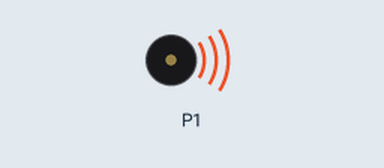
A program run on a simulated BBC micro:bit running MicroPython. Parts: buzzer (waves = sounding).

Above: at 0.3 s.
Timing chart, 0 to 31.2 s (numbered marks = the images above):
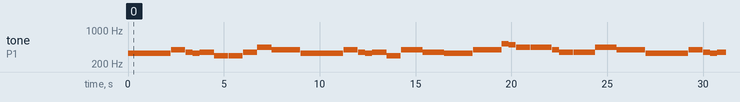

The program:

lulajze_jezuniu.py
```python
from microbit import *
import music

lulajze = [
    'e4:6', 'e4', 'e4', 'g4', 'f4:3', 'e4', 'f4:6',
    'd4', 'd4', 'f4', 'a4', 'g4:12',
    'e4:6', 'e4', 'e4', 'g4', 'f4:3', 'e4', 'f4:6',
    'd4', 'g4:9', 'f4:3', 'f4:6', 'e4:12',
    'g4:6', 'g4', 'c5:3', 'b4', 'a4:6', 'a4:9', 'g4:3',
    'f4:6', 'f4:9', 'a4:3', 'a4:6', 'g4:12',
    'e4:6', 'e4', 'e4', 'g4', 'f4:3', 'e4', 'f4:6',
    'd4', 'g4:9', 'f4:3', 'f4:6', 'e4:12',
    'g4:6', 'g4', 'c5:3', 'b4', 'a4:6', 'a4:9', 'g4:3',
    'f4:6', 'f4:9', 'a4:3', 'a4:6', 'g4:12',
    'e4:6', 'e4', 'e4', 'g4', 'f4:3', 'e4', 'f4:6',
    'd4', 'g4:9', 'f4:3', 'f4:6', 'e4:12'
]
music.play(lulajze, pin=pin1, wait=False, loop=True)
```

Measured:
- by itself, tone on P1: plays 330 Hz for 0.74 s, 330 Hz for 0.74 s, 330 Hz for 0.74 s, 392 Hz for 0.74 s, 349 Hz for 0.36 s, 330 Hz for 0.36 s … (174 notes in this stretch)
